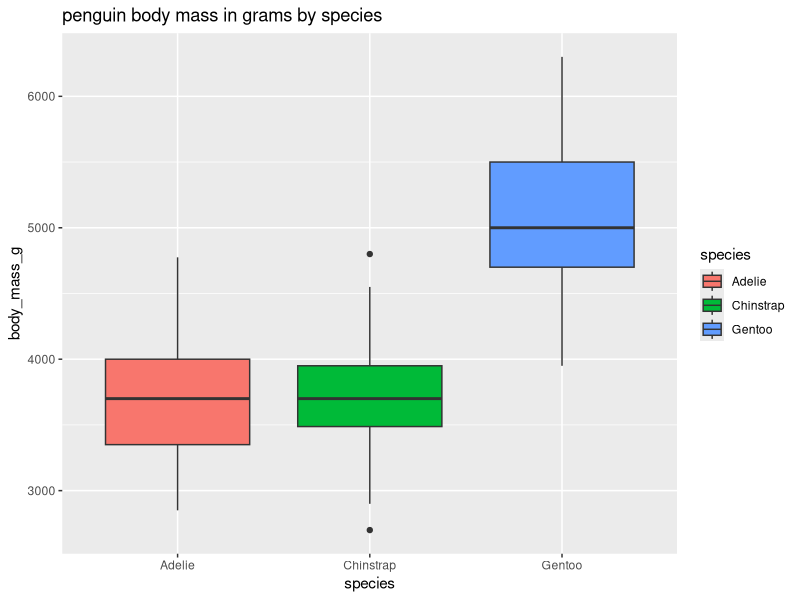

Reproduce this figure in R.
## ---- chunk 1
#| label: setup
library(tidyverse)
library(palmerpenguins)
## ---- chunk 2
penguins |>
  count(species)
## ---- chunk 3
penguins |>
  ggplot(mapping = aes(x = species, y = body_mass_g, fill = species)) +
  geom_boxplot()+
  labs(title = "penguin body mass in grams by species")
